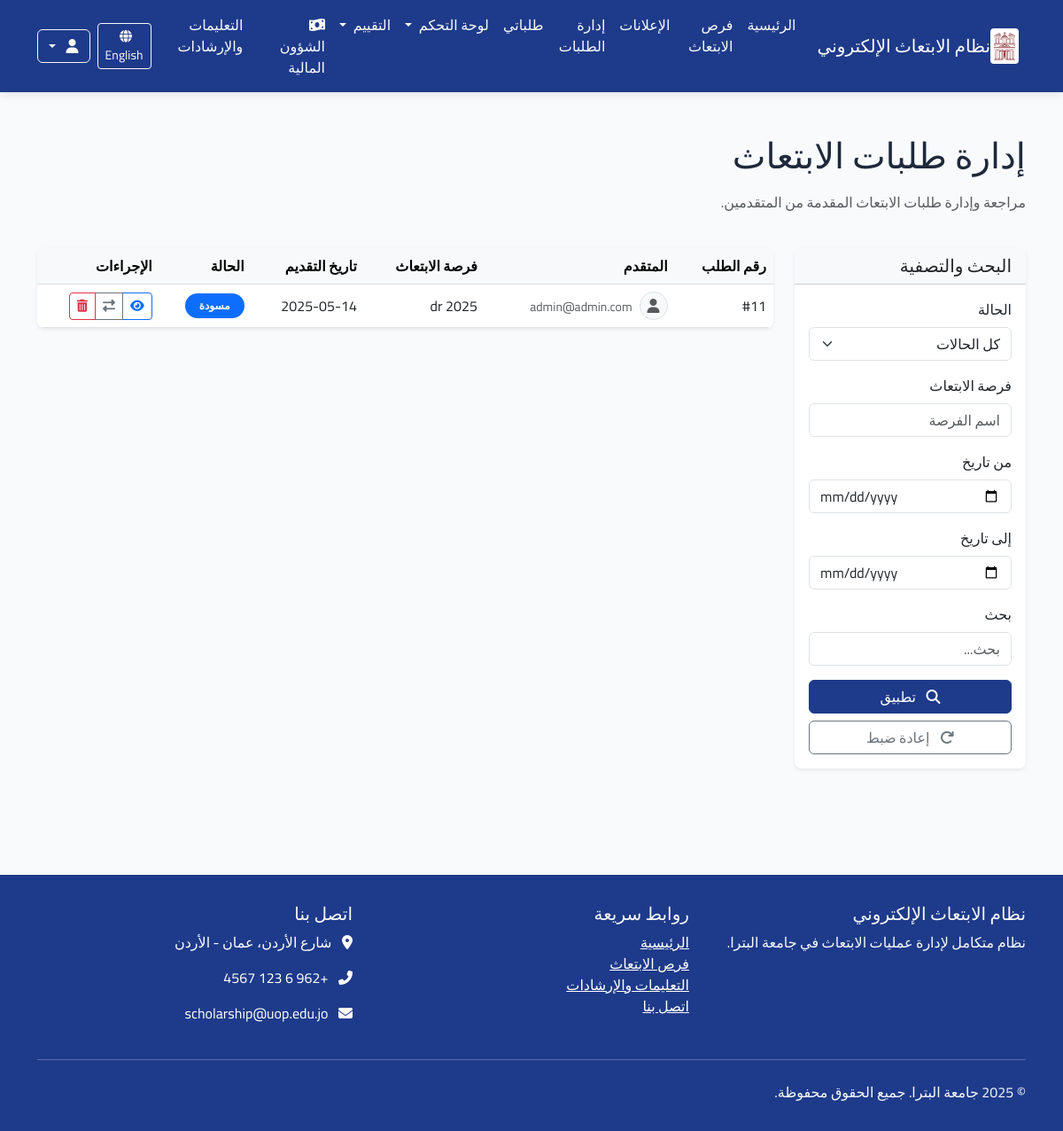
The page /ar/manage/ (signed in) on the database as committed earlier.
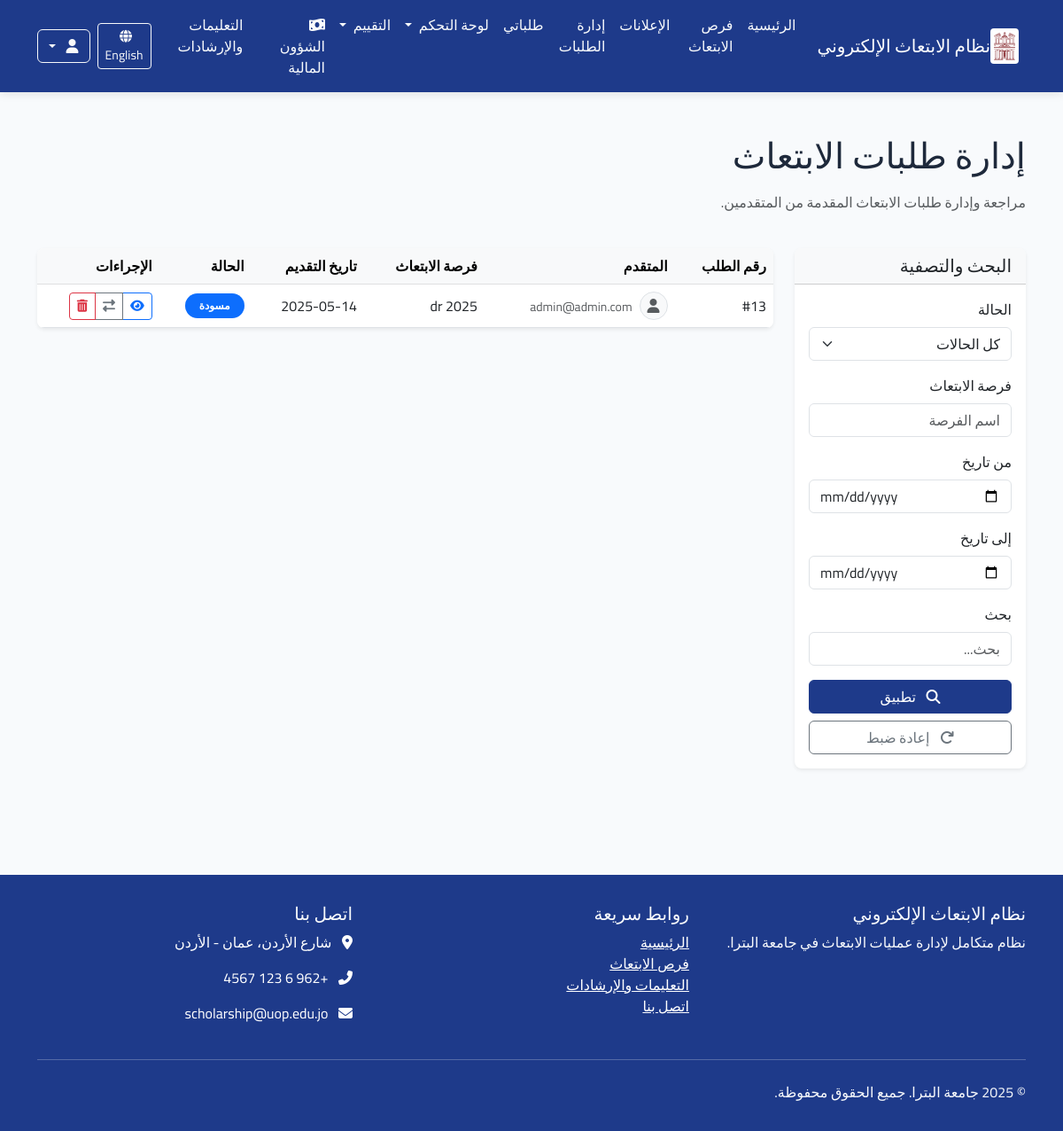
The same page on the database as committed later.
### applications/models.py (models this page shows, shortened)
class Application(models.Model):
    scholarship = models.ForeignKey(Scholarship, verbose_name=_("فرصة الابتعاث"), on_delete=models.CASCADE,
                                    related_name="applications")
    applicant = models.ForeignKey(User, verbose_name=_("المتقدم"), on_delete=models.CASCADE,
                                  related_name="applications")
    status = models.ForeignKey(ApplicationStatus, verbose_name=_("حالة الطلب"), on_delete=models.PROTECT,
                               related_name="applications")
    application_date = models.DateTimeField(_("تاريخ التقديم"), auto_now_add=True)
    last_update = models.DateTimeField(_("آخر تحديث"), auto_now=True)
    motivation_letter = models.TextField(_("خطاب الدوافع"),
                                         help_text=_("اشرح لماذا تريد التقدم لهذه الفرصة وما هي أهدافك"))
    research_proposal = models.TextField(_("مقترح البحث"), blank=True, null=True,
                                         help_text=_("إذا كان الابتعاث لدراسة الدكتوراه، أرفق مقترح البحث الخاص بك"))
    comments = models.TextField(_("ملاحظات إضافية"), blank=True, null=True,
                                help_text=_("أي معلومات إضافية تود إضافتها لطلبك"))
    acceptance_letter = models.BooleanField(_("هل لديك قبول مبدئي؟"), default=False)
    acceptance_university = models.CharField(_("اسم الجامعة التي لديك قبول فيها"), max_length=200, blank=True,
                                             null=True)
    admin_notes = models.TextField(_("ملاحظات إدارية"), blank=True, null=True)
    class Meta:
        verbose_name = _("طلب ابتعاث")
        verbose_name_plural = _("طلبات الابتعاث")
        ordering = ['-application_date']
        unique_together = ['scholarship', 'applicant']

class ApplicationStatus(models.Model):
    name = models.CharField(_("اسم الحالة"), max_length=100)
    description = models.TextField(_("الوصف"), blank=True, null=True)
    order = models.PositiveSmallIntegerField(_("الترتيب"), default=0)
    requires_attachment = models.BooleanField(_("تتطلب مرفقات"), default=False)
    class Meta:
        verbose_name = _("حالة الطلب")
        verbose_name_plural = _("حالات الطلبات")
        ordering = ['order']

### announcements/models.py (models this page shows, shortened)
class Scholarship(models.Model):
    STATUS_CHOICES = (
        ('draft', _('مسودة')),
        ('published', _('منشور')),
        ('closed', _('مغلق')),
    )
    title = models.CharField(_("العنوان"), max_length=200)
    scholarship_type = models.ForeignKey(ScholarshipType, verbose_name=_("نوع الابتعاث"), on_delete=models.CASCADE,
                                         related_name="scholarships")
    description = models.TextField(_("الوصف"))
    requirements = models.TextField(_("المتطلبات"))
    benefits = models.TextField(_("المميزات"), blank=True, null=True)
    countries = models.CharField(_("الدول المتاحة"), max_length=255, blank=True, null=True)
    universities = models.TextField(_("الجامعات المتاحة"), blank=True, null=True)
    deadline = models.DateTimeField(_("الموعد النهائي للتقديم"))
    publication_date = models.DateTimeField(_("تاريخ النشر"), default=timezone.now)
    status = models.CharField(_("الحالة"), max_length=20, choices=STATUS_CHOICES, default='draft')
    max_applicants = models.PositiveIntegerField(_("الحد الأقصى للمتقدمين"), default=0, help_text=_("0 يعني غير محدود"))
    eligibility_criteria = models.TextField(_("معايير الأهلية"), blank=True, null=True)
    application_process = models.TextField(_("عملية التقديم"), blank=True, null=True)
    contact_info = models.TextField(_("معلومات الاتصال"), blank=True, null=True)
    attachment = models.FileField(_("مرفق"), upload_to='scholarship_attachments/', blank=True, null=True)
    created_by = models.ForeignKey(User, verbose_name=_("تم إنشاؤه بواسطة"), on_delete=models.CASCADE,
                                   related_name="created_scholarships")
    updated_at = models.DateTimeField(_("تم التحديث في"), auto_now=True)
    class Meta:
        verbose_name = _("فرصة ابتعاث")
        verbose_name_plural = _("فرص الابتعاث")
        ordering = ['-publication_date']

### applications/views.py (the view, shortened to what this page needs)
# urls.py: path('manage/', views.admin_applications, name='admin_applications'),
@login_required
@permission_required('applications.view_application', raise_exception=True)
def admin_applications(request):
    applications = Application.objects.all().order_by('-application_date')
    filter_form = ApplicationFilterForm(request.GET)
    if filter_form.is_valid():
        data = filter_form.cleaned_data
        if data.get('scholarship'):
            applications = applications.filter(scholarship__title__icontains=data['scholarship'])
        if data.get('date_from'):
            applications = applications.filter(application_date__gte=data['date_from'])
        if data.get('date_to'):
            applications = applications.filter(application_date__lte=data['date_to'])
    paginator = Paginator(applications, 20)  # 20 عنصر في كل صفحة
    page = request.GET.get('page')
    try:
        applications_page = paginator.page(page)
    except PageNotAnInteger:
        applications_page = paginator.page(1)
    except EmptyPage:
        applications_page = paginator.page(paginator.num_pages)
    context = {
        'applications': applications_page,
        'filter_form': filter_form,
    }
    return render(request, 'applications/admin_applications.html', context)

### applications/forms.py
class ApplicationFilterForm(forms.Form):
    STATUS_CHOICES = (
        ('', _('كل الحالات')),
        ('pending', _('قيد الانتظار')),
        ('review', _('قيد المراجعة')),
        ('accepted', _('مقبول')),
        ('rejected', _('مرفوض')),
    )
    status = forms.ChoiceField(
        label=_("الحالة"),
        choices=STATUS_CHOICES,
        required=False,
        widget=forms.Select(attrs={'class': 'form-select'})
    )
    scholarship = forms.CharField(
        label=_("فرصة الابتعاث"),
        required=False,
        widget=forms.TextInput(attrs={'class': 'form-control', 'placeholder': _('اسم الفرصة')})
    )
    date_from = forms.DateField(
        label=_("من تاريخ"),
        required=False,
        widget=forms.DateInput(attrs={'class': 'form-control', 'type': 'date'})
    )
    date_to = forms.DateField(
        label=_("إلى تاريخ"),
        required=False,
        widget=forms.DateInput(attrs={'class': 'form-control', 'type': 'date'})
    )
    search = forms.CharField(
        label=_("بحث"),
        required=False,
        widget=forms.TextInput(attrs={'class': 'form-control', 'placeholder': _('بحث...')})
    )

### applications/templates/applications/admin_applications.html (shortened to what the changed rows need)
{% extends 'base.html' %}
{% load i18n %}
{% load static %}
{% load crispy_forms_tags %}
{% block content %}
<div class="container py-5">
    <div class="row mb-4">
        <div class="col-md-8">
            <h1 class="mb-3">{% trans "إدارة طلبات الابتعاث" %}</h1>
        </div>
    </div>
    <div class="row">
        <div class="col-md-9">
            {% if applications %}
                <div class="card shadow-sm border-0">
                    <div class="card-body p-0">
                        <div class="table-responsive">
                            <table class="table table-hover align-middle mb-0">
                                <thead class="table-light">
                                    <tr>
                                        <th>{% trans "رقم الطلب" %}</th>
                                        <th>{% trans "المتقدم" %}</th>
                                        <th>{% trans "فرصة الابتعاث" %}</th>
                                        <th>{% trans "تاريخ التقديم" %}</th>
                                        <th>{% trans "الحالة" %}</th>
                                        <th>{% trans "الإجراءات" %}</th>
                                    </tr>
                                </thead>
                                <tbody>
                                    {% for application in applications %}
                                    <tr>
                                        <td>#{{ application.id }}</td>
                                        <td>
                                            <div class="d-flex align-items-center">
                                                {% if application.applicant.profile.profile_picture %}
                                                    <img src="{{ application.applicant.profile.profile_picture.url }}" alt="{{ application.applicant.get_full_name }}" class="rounded-circle me-2" width="32" height="32" style="object-fit: cover;">
                                                {% else %}
                                                    <div class="rounded-circle bg-light border d-flex align-items-center justify-content-center me-2" style="width: 32px; height: 32px;">
                                                        <i class="fas fa-user text-muted"></i>
                                                    </div>
                                                {% endif %}
                                                <div>
                                                    <small class="text-muted">{{ application.applicant.email }}</small>
                                                </div>
                                            </div>
                                        </td>
                                        <td>{{ application.scholarship.title|truncatechars:30 }}</td>
                                        <td>{{ application.application_date|date:"Y-m-d" }}</td>
                                        <td>
                                            <span class="badge bg-{{ application.status.order|default:"1"|add:"-1"|yesno:"warning,primary,success,danger,secondary" }} rounded-pill px-3 py-2">
                                                {{ application.status.name }}
                                            </span>
                                        </td>
                                        <td>
                                            <div class="btn-group btn-group-sm">
                                                <a href="{% url 'applications:application_detail' application.id %}" class="btn btn-outline-primary" title="{% trans 'التفاصيل' %}">
                                                    <i class="fas fa-eye"></i>
                                                </a>
                                                <a href="{% url 'applications:change_status' application.id %}" class="btn btn-outline-secondary" title="{% trans 'تغيير الحالة' %}">
                                                    <i class="fas fa-exchange-alt"></i>
                                                </a>
                                                <a href="{% url 'applications:delete_application' application.id %}" class="btn btn-outline-danger" title="{% trans 'حذف' %}">
                                                    <i class="fas fa-trash-alt"></i>
                                                </a>
                                            </div>
                                        </td>
                                    </tr>
                                    {% endfor %}
                                </tbody>
                            </table>
                        </div>
                    </div>
                </div>
            {% endif %}
        </div>
    </div>
</div>
{% endblock %}

Rows that differ between the two databases and show on the page:
removed Application: id "11", applicant.email "admin@admin.com", scholarship "dr 2025", application_date "2025-05-14", status.name "مسودة"
added Application: id "13", applicant.email "admin@admin.com", scholarship "dr 2025", application_date "2025-05-14", status.name "مسودة"
